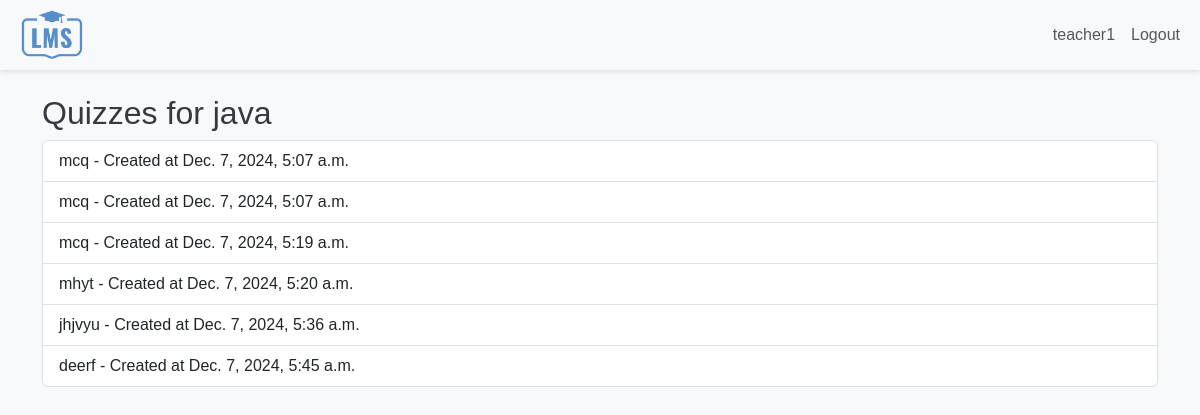
/teacher/course/31/quizzes/ (signed in), run on the app's committed database.
### main/models.py (models this page shows, shortened)
class Course(models.Model):
    title = models.CharField(max_length=200)
    description = models.TextField()
    teacher = models.ForeignKey(User, on_delete=models.CASCADE, related_name='courses')

class Quiz(models.Model):
    course = models.ForeignKey(Course, on_delete=models.CASCADE, related_name='quizzes')
    title = models.CharField(max_length=200)
    created_at = models.DateTimeField(auto_now_add=True)

### main/views.py (the view)
# urls.py: path('teacher/course/<int:course_id>/quizzes/', views.view_quizzes, name='view_quizzes'),
@login_required
def view_quizzes(request, course_id):
    if request.user.profile.user_type != 'teacher':
        messages.error(request, 'Access denied.')
        return redirect('home')
    course = get_object_or_404(Course, id=course_id, teacher=request.user)
    quizzes = Quiz.objects.filter(course=course)
    return render(request, 'view_quizzes.html', {'quizzes': quizzes, 'course': course})

### templates/view_quizzes.html (shortened to what this page needs)
{% extends 'base.html' %}
{% block content %}
<h2>Quizzes for {{ course.title }}</h2>
<ul class="list-group">
    {% for quiz in quizzes %}
        <li class="list-group-item">
            {{ quiz.title }} - Created at {{ quiz.created_at }}
        </li>
    {% empty %}
        <li class="list-group-item">No quizzes available.</li>
    {% endfor %}
</ul>
{% endblock %}

### templates/base.html (shortened to what this page needs)
{% load static %}
<!DOCTYPE html>
<html lang="en">
<head>
    <link href="https://cdn.jsdelivr.net/npm/bootstrap@5.3.0/dist/css/bootstrap.min.css" rel="stylesheet">
    <link rel="stylesheet" href="{% static 'css/style.css' %}">
</head>
<body>
    <nav class="navbar navbar-expand-lg navbar-light bg-light">
        <div class="container-fluid ">
            <a class="navbar-brand" href="{% url 'home' %}"><img class="nav-logo" src="{%static 'images/image.png'%}" alt="LMS"></a>
            <div class="collapse navbar-collapse" id="navbarNav">
                <ul class="navbar-nav ms-auto">
                    {% if user.is_authenticated %}
                        <li class="nav-item">
                            <a class="nav-link" href="#">{{ user.username }}</a>
                        </li>
                        <li class="nav-item">
                            <a class="nav-link" href="{% url 'logout' %}">Logout</a>
                        </li>
                    {% endif %}
                </ul>
            </div>
        </div>
    </nav>
    <div class="container mt-4">
        {% block content %}
        {% endblock %}
    </div>
</body>
</html>

### static/css/style.css (style rules this page uses)
body { padding-top: 70px; background-image: url(https://img.freepik.com/free-photo/cool-geometric-triangular-figure-neon-laser-light-great-backgrounds-wallpapers_181624-9331.jpg?t=st=1736357613~exp=1736361213~hmac=1e069f5beca60b3e6b1e5acc1c03f2c80bb76b00d4080a6b9e4f8b3506f790d5&w=1380); background-repeat: no-repeat; background-size: cover; background-position: center; height: 100vh; }
.navbar-brand { font-weight: bold; width: fit-content; text-align: center; border: 2px solid transparent; border-radius: 5px; padding: 0; padding-left: 7px; padding-right: 7px; transition: 0.3s; }
.nav-logo { height: 50px; }
body { font-family: 'Arial', sans-serif; background-color: #f8f9fa; color: #343a40; margin: 0; padding: 0; }
.navbar { box-shadow: 0 2px 5px rgba(0, 0, 0, 0.1); }
.container { margin-top: 50px; }

### data on the page
Course: title "java"
Quiz: title "mcq", created_at "Dec. 7, 2024, 5:07 a.m."
Quiz: title "mcq", created_at "Dec. 7, 2024, 5:07 a.m."
Quiz: title "mcq", created_at "Dec. 7, 2024, 5:19 a.m."
Quiz: title "mhyt", created_at "Dec. 7, 2024, 5:20 a.m."
Quiz: title "jhjvyu", created_at "Dec. 7, 2024, 5:36 a.m."
Quiz: title "deerf", created_at "Dec. 7, 2024, 5:45 a.m."

### other printed values
{{ user.username }} "teacher1"
